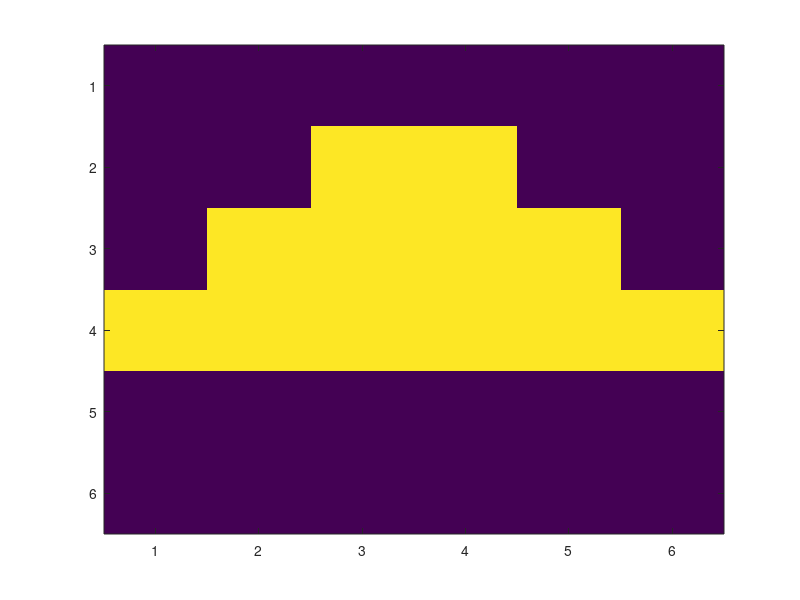

Here is the MATLAB script that generated this plot:
% create geometric shapes in MATLAB

square = [0, 0, 0, 0, 0, 0; 0, 1, 1, 1, 1, 0; 0, 1, 1, 1, 1, 0;
    0, 1, 1, 1, 1, 0; 0, 1, 1, 1, 1, 0; 0, 0, 0, 0, 0, 0];

triangle = [0, 0, 0, 0, 0, 0,; 0, 0, 1, 1, 0, 0; 0, 1, 1, 1, 1, 0; 1, 1, 1, 1, 1, 1; 
    0, 0, 0, 0, 0, 0; 0, 0, 0, 0, 0, 0];

imagesc(triangle) 
